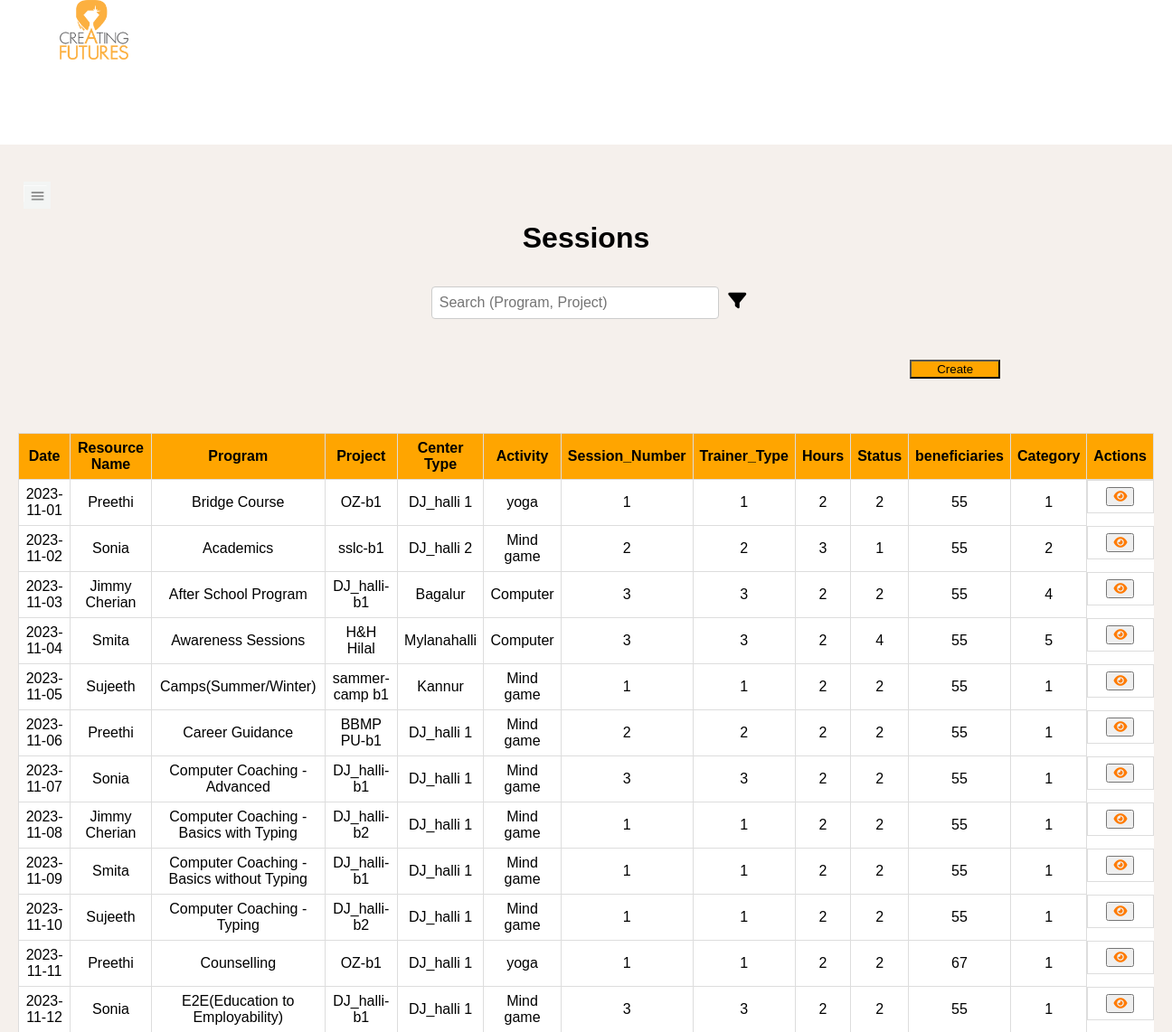
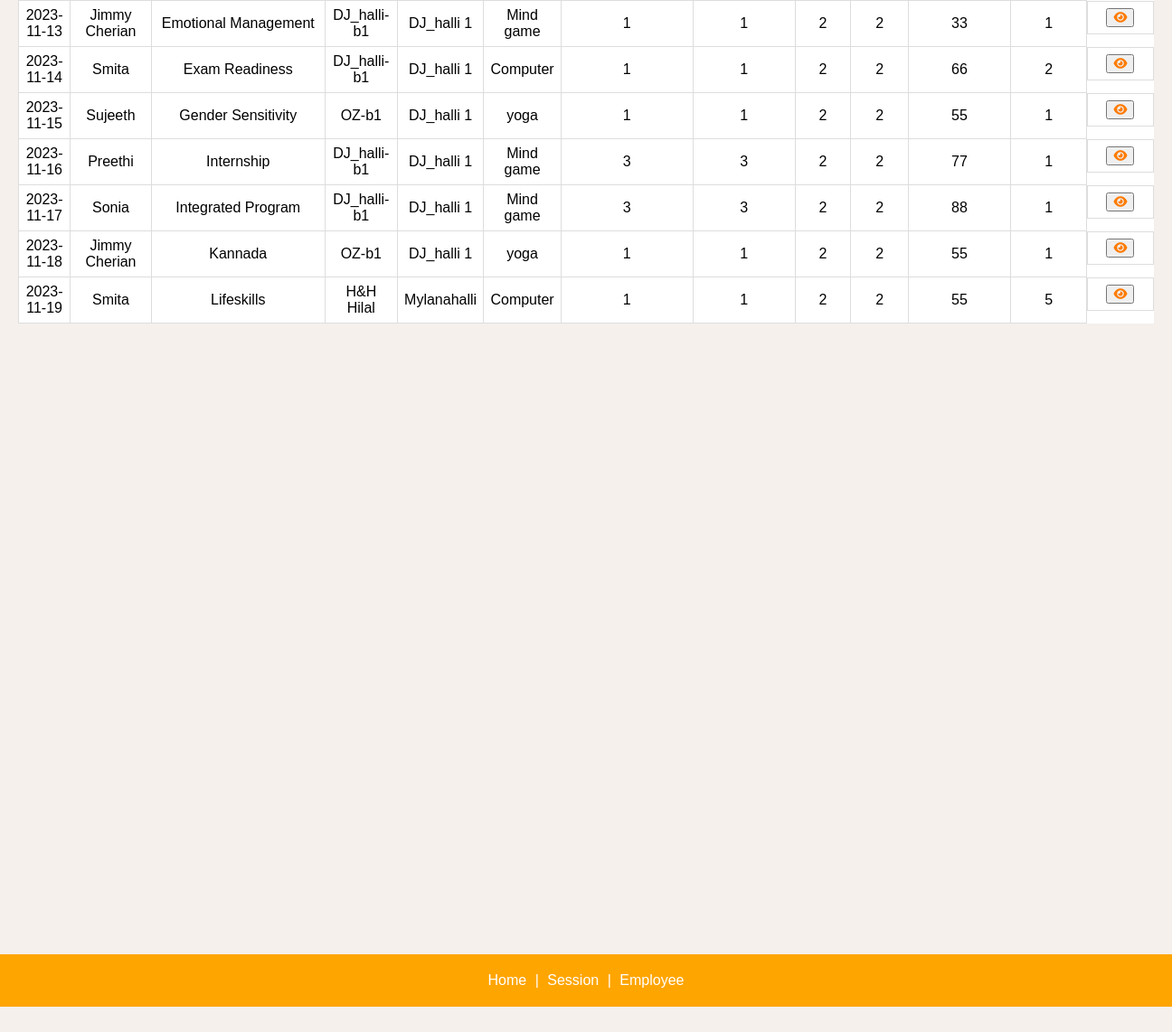
The page /Session_main/ on the database its author committed (2 pictures, top to bottom).
### Emp_app/models.py (models this page shows)
class Program(models.Model):
    pgm_id = models.AutoField(db_column='PGM_ID', primary_key=True)  # Field name made lowercase.
    emp = models.ForeignKey(EmpDetails, models.DO_NOTHING, db_column='EMP_ID')  # Field name made lowercase.
    xref = models.ForeignKey('Xref', models.DO_NOTHING, db_column='XREF_ID')  # Field name made lowercase.
    date = models.CharField(db_column='Date', blank=True, null=True, max_length=252)  # Field name made lowercase.
    activity = models.TextField(db_column='Activity', blank=True, null=True)  # Field name made lowercase.
    center_type = models.IntegerField(db_column='Center_Type', blank=True, null=True)  # Field name made lowercase.
    trainer_type = models.IntegerField(db_column='Trainer_Type', blank=True, null=True)  # Field name made lowercase.
    sponsor = models.IntegerField(db_column='Sponsor', blank=True, null=True)  # Field name made lowercase.
    beneficiaries = models.IntegerField(db_column='Beneficiaries', blank=True, null=True)  # Field name made lowercase.
    category = models.IntegerField(db_column='Category', blank=True, null=True)  # Field name made lowercase.
    duration = models.IntegerField(db_column='Duration', blank=True, null=True)  # Field name made lowercase.
    status = models.IntegerField(db_column='Status', blank=True, null=True)  # Field name made lowercase.
    comments = models.TextField(db_column='Comments', blank=True, null=True)  # Field name made lowercase.
    class Meta:
        managed = False
        db_table = 'Program'

class EmpDetails(models.Model):
    emp_id = models.AutoField(db_column='EMP_ID', primary_key=True)  # Field name made lowercase.
    fullname = models.CharField(blank=True, null=True, max_length=252)
    address = models.CharField(blank=True, null=True, max_length=252)
    dob = models.CharField(db_column='Dob', blank=True, null=True, max_length=252)  # Field name made lowercase.
    phone_number = models.IntegerField(db_column='Phone_Number', blank=True, null=True)  # Field name made lowercase.
    email_id = models.CharField(db_column='Email_Id', blank=True, null=True, max_length=252)  # Field name made lowercase.
    gender = models.CharField(db_column='Gender', blank=True, null=True, max_length=252)  # Field name made lowercase.
    center = models.IntegerField(db_column='Center', blank=True, null=True)  # Field name made lowercase.
    designation = models.CharField(db_column='Designation', blank=True, null=True, max_length=252)  # Field name made lowercase.
    date_of_joining = models.CharField(db_column='Date_of_Joining', blank=True, null=True, max_length=252)  # Field name made lowercase.
    education_qualification = models.CharField(db_column='Education_Qualification', blank=True, null=True, max_length=252)  # Field name made lowercase.
    status = models.IntegerField(db_column='Status', blank=True, null=True)  # Field name made lowercase.
    resource_type = models.IntegerField(db_column='Resource_Type', blank=True, null=True)  # Field name made lowercase.
    date_of_resigning = models.CharField(db_column='Date_of_resigning', blank=True, null=True, max_length=252)  # Field name made lowercase.
    bank_name = models.CharField(db_column='Bank_Name', blank=True, null=True, max_length=252)  # Field name made lowercase.
    name_as_per_bank = models.CharField(db_column='Name_As_per_Bank', blank=True, null=True, max_length=252)  # Field name made lowercase.
    account_number = models.CharField(db_column='Account_Number', blank=True, null=True, max_length=252)  # Field name made lowercase.
    ifsc = models.CharField(db_column='IFSC', blank=True, null=True, max_length=252)  # Field name made lowercase.
    branch = models.CharField(db_column='Branch', blank=True, null=True, max_length=252)  # Field name made lowercase.
    account_type = models.IntegerField(db_column='Account_Type',unique=True)  # Field name made lowercase.
    class Meta:
        managed = False
        db_table = 'Emp_details'

class Xref(models.Model):
    xref_id = models.AutoField(db_column='XREF_ID', primary_key=True)  # Field name made lowercase.
    date = models.DateField(db_column='Date', blank=True, null=True)  # Field name made lowercase.
    program_name = models.IntegerField(blank=True, null=True)
    project_name = models.CharField(db_column='Project_name', blank=True, null=True, max_length=252)  # Field name made lowercase.
    class Meta:
        managed = False
        db_table = 'Xref'

### Emp_app/views.py (the view)
# urls.py: path('Session_main/',views.Session_main,name='Session_main'),
def Session_main(request):
    programs = Program.objects.all()  # Fetch all program records from the database
    context = {'programs': programs}
    return render(request, 'Emp_app/Session_main.html', context)

### Emp_app/templatetags/lower_filter.py (called while the page is built)
@register.filter()
def centertype_to_string(value):
    centertype_names = {
        1: "DJ_halli 1",
        2: "DJ_halli 2",
        3: "Bagalur",
        4: "Mylanahalli",
        5: "Kannur",
        6: "Koramangala"
    }
    return centertype_names.get(value, f"{value}")

@register.filter()
def Sponser_to_string(value):
    Sponser_names = {
        1: "Vajira",
        2: "Bridge",
        3: "Taste master",
        4: "LICT"
    }
    return Sponser_names.get(value, f"{value}")

@register.filter()
def TrainerType_to_string(value):
    TrainerType_names = {
        1: "Lead",
        2: "CO-Facilator",
        3: "Volunteer Type",
    }
    return TrainerType_names.get(value, f"{value}")

@register.filter()
def Catagory_to_string(value):
     Category_names = {
        1: "Consultant",
        2: "Employee",
        3: "Internship",
        4: "New Volunteer",
        5: "EX-Volunteer"
    }
     return Category_names.get(value, f"{value}")

@register.filter()
def Status_to_string(value):
     Status_names = {
        1: "Start",
        2: "On-going",
        3: "On-Hold",
        4: "Completed",
        5: "Travel",
        6: "Orientation"
    }
     return Status_names.get(value, f"{value}")

### Emp_app/templates/Emp_app/Session_main.html (shortened to what this page needs)
{% extends "Emp_app/base.html" %}
{% load lower_filter %}
{% block content %}
<!--{% load lower_filter %}
<h1>{{value|program_to_string}}</h1>
<h1>{{value|centertype_to_string}}</h1>
<h1>{{value|Sponser_to_string}}</h1>
<h1>{{value|TrainerType_to_string}}</h1>
<h1>{{value|Catagory_to_string}}</h1>
<h1>{{value|Status_to_string}}</h1>-->
<div class="heade">
    <h1 style="color: black;">Sessions</h1>
</div>
<div class="search-container">
    <input type="text" class="search-box" id="searchInput" placeholder="Search (Program, Project)">
    <div class="main-filter" onclick="togglDropdown()">
        <div class="filter-icon"><i class="fa-solid fa-filter"></i></div>
    </div>
</div>
<div class="actions">
    <button class="add-btn" id="bts" href="details">Create</button>
</div>
    <div class="table">
        <table id="sessionsTable">
            <tr bgcolor="orange">
                <th>Date</th>
                <th>Resource Name</th>
                <th>Program</th>
                <th>Project</th>
                <th>Center Type</th>
                <th>Activity</th>
                <th>Session_Number</th>
                <th>Trainer_Type</th>
                <th>Hours</th>
                <th>Status</th>
                <th>beneficiaries</th>
                <th>Category</th>
                <th>Actions</th>
            </tr>
            {% for program in programs %}
            <tr bgcolor="white">
                <td>{{program.date }}</td>
                <td>{{program.emp.fullname}}</td>
                <td>{{program.pgm_id|program_to_string }}</td>
                <td>{{program.xref.project_name }}</td>
                <td>{{program.center_type|centertype_to_string }}</td>
                <td>{{program.activity }}</td>
                <td>{{program.trainer_type}}</td>
                <td>{{program.trainer_type}}</td>
                <td>{{program.duration}}</td>
                <td>{{program.status}}</td>
                <td>{{program.beneficiaries }}</td>
                <td>{{program.category }}</td>
                <td class="tdtd">
                    <button class="add-row-button" onclick="showpopup()"> <i class="fa-solid fa-eye" style="color: #ff7b00;"></i> </button>
                </td>
            </tr>
            {% endfor %}
        </table>
    </div>
    {% endblock %}

### Emp_app/static/css/Comm.css (style rules this page uses)
body { overflow: auto; font-family: Arial, Helvetica, sans-serif; background-color: #F5F0EC; }

### Emp_app/templates/Emp_app/base.html (style rules this page uses)
body, h1, h2, h3, ul { margin: 0; padding: 0; }
body { margin: 0; padding: 0; background-color: #F5F0EC; font-family: Helvetica; }

### Emp_app/templates/Emp_app/Session_main.html (style rules this page uses)
body { margin: 0; padding: 0; font-family: Arial, sans-serif; }
.heade { text-align: center; background: none; color: #fff; padding: 10px; }
.search-container { text-align: center; padding: 20px; position: relative; margin-top: 0%; }
.search-box { display: inline-block; padding: 10px; font-size: 16px; width: 60%; max-width: 300px; }
.filter-icon { display: inline-block; font-size: 20px; cursor: pointer; margin-left: 30%; }
.main-filter { display: inline-block; cursor: pointer; }
.actions { text-align: center; margin-top: 20px; }
table { width: 100%; border-collapse: collapse; margin-top: 60px; margin-bottom: 20px; }
th, td { border: 1px solid #ddd; padding: 7px; text-align: center; }
#bts { margin-left: 65%; background-color: orange; width: 100px; height: 15%; }
.tdtd { display: flex; align-items: center; justify-content: center; justify-content: space-evenly; cursor: pointer; }
input[type="text"], input[type="date"], select { width: 90%; margin: 5px 0; padding: 8px; border: 1px solid #ccc; border-radius: 4px; }

### rows shown on the page
Program: date "2023-11-01", emp.fullname "Preethi", pgm_id|program_to_string "Bridge Course", xref.project_name "OZ-b1", center_type "DJ_halli 1", activity "yoga", trainer_type "1", duration "2", status "2", beneficiaries "55", category "1"
Program: date "2023-11-02", emp.fullname "Sonia", pgm_id|program_to_string "Academics", xref.project_name "sslc-b1", center_type "DJ_halli 2", activity "Mind game", trainer_type "2", duration "3", status "1", beneficiaries "55", category "2"
Program: date "2023-11-03", emp.fullname "Jimmy Cherian", pgm_id|program_to_string "After School Program", xref.project_name "DJ_halli-b1", center_type "Bagalur", activity "Computer", trainer_type "3", duration "2", status "2", beneficiaries "55", category "4"
Program: date "2023-11-04", emp.fullname "Smita", pgm_id|program_to_string "Awareness Sessions", xref.project_name "H&H Hilal", center_type "Mylanahalli", activity "Computer", trainer_type "3", duration "2", status "4", beneficiaries "55", category "5"
Program: date "2023-11-05", emp.fullname "Sujeeth", pgm_id|program_to_string "Camps(Summer/Winter)", xref.project_name "sammer-camp b1", center_type "Kannur", activity "Mind game", trainer_type "1", duration "2", status "2", beneficiaries "55", category "1"
Program: date "2023-11-06", emp.fullname "Preethi", pgm_id|program_to_string "Career Guidance", xref.project_name "BBMP PU-b1", center_type "DJ_halli 1", activity "Mind game", trainer_type "2", duration "2", status "2", beneficiaries "55", category "1"
Program: date "2023-11-07", emp.fullname "Sonia", pgm_id|program_to_string "Computer Coaching - Advanced", xref.project_name "DJ_halli-b1", center_type "DJ_halli 1", activity "Mind game", trainer_type "3", duration "2", status "2", beneficiaries "55", category "1"
Program: date "2023-11-08", emp.fullname "Jimmy Cherian", pgm_id|program_to_string "Computer Coaching - Basics with Typing", xref.project_name "DJ_halli-b2", center_type "DJ_halli 1", activity "Mind game", trainer_type "1", duration "2", status "2", beneficiaries "55", category "1"
Program: date "2023-11-09", emp.fullname "Smita", pgm_id|program_to_string "Computer Coaching - Basics without Typing", xref.project_name "DJ_halli-b1", center_type "DJ_halli 1", activity "Mind game", trainer_type "1", duration "2", status "2", beneficiaries "55", category "1"
Program: date "2023-11-10", emp.fullname "Sujeeth", pgm_id|program_to_string "Computer Coaching - Typing", xref.project_name "DJ_halli-b2", center_type "DJ_halli 1", activity "Mind game", trainer_type "1", duration "2", status "2", beneficiaries "55", category "1"
Program: date "2023-11-11", emp.fullname "Preethi", pgm_id|program_to_string "Counselling", xref.project_name "OZ-b1", center_type "DJ_halli 1", activity "yoga", trainer_type "1", duration "2", status "2", beneficiaries "67", category "1"
Program: date "2023-11-12", emp.fullname "Sonia", pgm_id|program_to_string "E2E(Education to Employability)", xref.project_name "DJ_halli-b1", center_type "DJ_halli 1", activity "Mind game", trainer_type "3", duration "2", status "2", beneficiaries "55", category "1"
Program: date "2023-11-13", emp.fullname "Jimmy Cherian", pgm_id|program_to_string "Emotional Management", xref.project_name "DJ_halli-b1", center_type "DJ_halli 1", activity "Mind game", trainer_type "1", duration "2", status "2", beneficiaries "33", category "1"
Program: date "2023-11-14", emp.fullname "Smita", pgm_id|program_to_string "Exam Readiness", xref.project_name "DJ_halli-b1", center_type "DJ_halli 1", activity "Computer", trainer_type "1", duration "2", status "2", beneficiaries "66", category "2"
Program: date "2023-11-15", emp.fullname "Sujeeth", pgm_id|program_to_string "Gender Sensitivity", xref.project_name "OZ-b1", center_type "DJ_halli 1", activity "yoga", trainer_type "1", duration "2", status "2", beneficiaries "55", category "1"
Program: date "2023-11-16", emp.fullname "Preethi", pgm_id|program_to_string "Internship", xref.project_name "DJ_halli-b1", center_type "DJ_halli 1", activity "Mind game", trainer_type "3", duration "2", status "2", beneficiaries "77", category "1"
Program: date "2023-11-17", emp.fullname "Sonia", pgm_id|program_to_string "Integrated Program", xref.project_name "DJ_halli-b1", center_type "DJ_halli 1", activity "Mind game", trainer_type "3", duration "2", status "2", beneficiaries "88", category "1"
Program: date "2023-11-18", emp.fullname "Jimmy Cherian", pgm_id|program_to_string "Kannada", xref.project_name "OZ-b1", center_type "DJ_halli 1", activity "yoga", trainer_type "1", duration "2", status "2", beneficiaries "55", category "1"
Program: date "2023-11-19", emp.fullname "Smita", pgm_id|program_to_string "Lifeskills", xref.project_name "H&H Hilal", center_type "Mylanahalli", activity "Computer", trainer_type "1", duration "2", status "2", beneficiaries "55", category "5"
